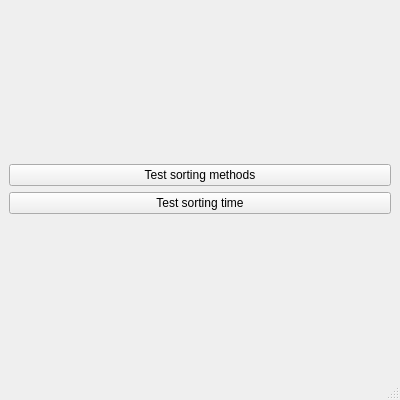
<?xml version="1.0" encoding="UTF-8"?>
<ui version="4.0">
 <class>MainWindow</class>
 <widget class="QMainWindow" name="MainWindow">
  <property name="geometry">
   <rect>
    <x>0</x>
    <y>0</y>
    <width>400</width>
    <height>400</height>
   </rect>
  </property>
  <property name="windowTitle">
   <string>MainWindow</string>
  </property>
  <widget class="QWidget" name="centralwidget">
   <layout class="QVBoxLayout" name="verticalLayout_2">
    <item>
     <layout class="QVBoxLayout" name="verticalLayout">
      <item>
       <widget class="QPushButton" name="testSortersButton">
        <property name="text">
         <string>Test sorting methods</string>
        </property>
       </widget>
      </item>
      <item>
       <widget class="QPushButton" name="testSortingTimeButton">
        <property name="text">
         <string>Test sorting time</string>
        </property>
       </widget>
      </item>
     </layout>
    </item>
   </layout>
  </widget>
  <widget class="QMenuBar" name="menubar">
   <property name="geometry">
    <rect>
     <x>0</x>
     <y>0</y>
     <width>400</width>
     <height>26</height>
    </rect>
   </property>
  </widget>
  <widget class="QStatusBar" name="statusbar"/>
 </widget>
 <resources/>
 <connections/>
</ui>
